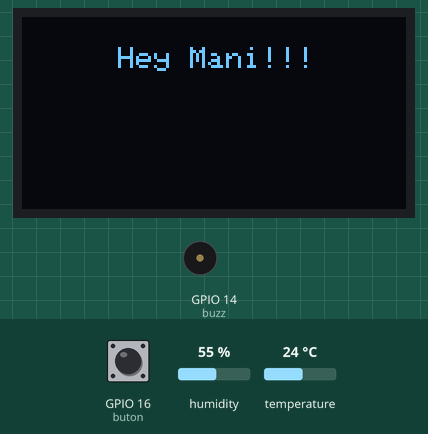
This sketch was run on a simulated ESP8266 (NodeMCU). Shown: 128×64 one-colour display, buzzer (waves = sounding, pin HIGH). The test bench sets the inputs (shaded band); at power-on: humidity 55 %, temperature 24 °C, GPIO 16 (buton) LOW. WiFi joins after 1.5 s; servers stay silent unless stated; what the sketch prints to the serial monitor is not drawn.

Above: at 2.1 s.
At 7.7 s:
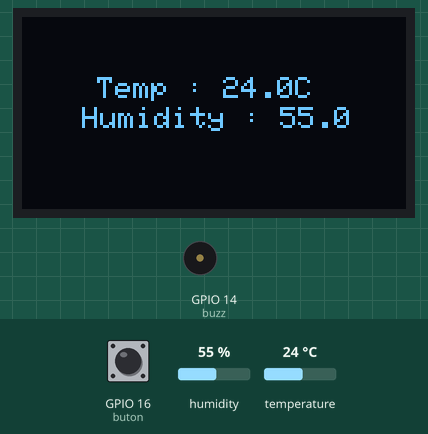
7.8 s: humidity set to 22 %
At 9.8 s:
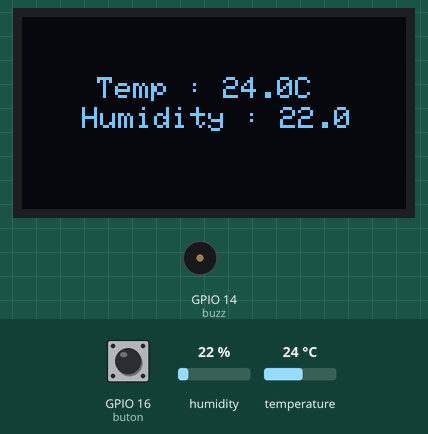
10.1 s: temperature set to 12 °C
At 11.1 s:
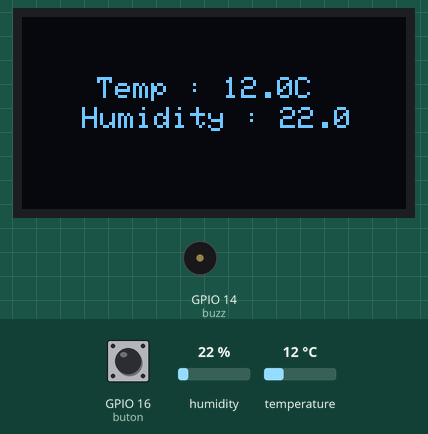
13.9 s: humidity set to 40 %
At 15.8 s:
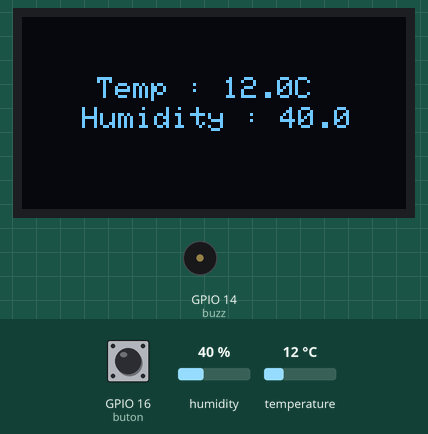
16.3 s: temperature set to 19 °C
Timing chart, 0 to 19.3 s (numbered marks = the images above; inputs shaded):
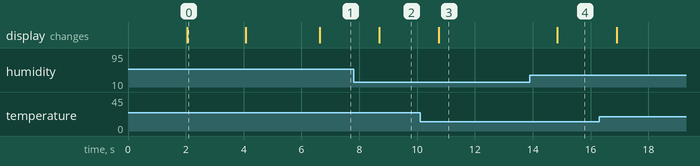

Measured:
- after the input at 7.8 s, the display: changes after 0.89 s (image 2)
- after the input at 10.1 s, the display: changes after 0.64 s (image 3)
- after the input at 13.9 s, the display: changes after 0.95 s (image 4)
- what the display in image 0 shows lasts 2.0 s, from 2.1 s to 4.1 s

The sketch:

Project.ino
```cpp
#include <ESP8266WiFi.h>
#include <ESP8266WebServer.h>
#include <Wire.h>
#include <Adafruit_SSD1306.h>
#include <Adafruit_Sensor.h>
#include <DHT.h>
#include <DHT_U.h>

#define pin 02
#define buzz 14
#define buton 16
#define DHTTYPE DHT11
DHT dht(pin, DHTTYPE);

#define D_W 128
#define D_H 64

//global variables
int flag = 0;
int swtch = 0;

Adafruit_SSD1306 oled(D_W, D_H, &Wire, -1);

// SSID and Password for network connection
#define SSID "MANI SURYA TEJA's S23"
#define passwd "kkkkkkkk"

float humidity;
float Temp;
float TempF;
float set;
float threshold = 1000; // Default threshold value

ESP8266WebServer server(80);

const char* htmlPage = R"rawliteral(
<!DOCTYPE html>
<html>
<head>
  <title>Threshold Input</title>
</head>
<body>
  <h1>Set Humidity Threshold</h1>

  <form action="/setThreshold" method="post">
    <label for="threshold">Threshold:</label>
    <input type="text" id="threshold" name="threshold">
    <input type="submit" value="Submit">
  </form>

  <h2>Current Threshold: <span id="currentThreshold"></span></h2>
  <h2>Current Humidity: <span id="currentHumidity"></span></h2>
  <h2>Current Temperature: <span id="currentTemperature"></span></h2>

  <script>
    function fetchCurrentData() {
      fetch('/getCurrentData')
      .then(response => response.json())
      .then(data => {
        document.getElementById('currentThreshold').innerText = data.threshold;
        document.getElementById('currentHumidity').innerText = data.humidity;
        document.getElementById('currentTemperature').innerText = data.temperature;
      });
    }
    setInterval(fetchCurrentData, 2000); // Fetch current data every 2 seconds
    window.onload = fetchCurrentData;
  </script>
</body>
</html>
)rawliteral";

void readings() {
  humidity = dht.readHumidity();
  Temp = dht.readTemperature();
  TempF = dht.readTemperature(true);

  //clearing the screen for every reading
  oled.clearDisplay();
  oled.setCursor(25, 20);
  oled.printf("Temp : %.1fC\n", Temp);
  oled.setCursor(20, 30);
  oled.printf("Humidity : %.1f", humidity);
  oled.display();
}

void handleRoot() {
  //Home Page
  server.send(200, "text/html", htmlPage);
}

void handleSetThreshold() {
  //Taking input from the form and projecting the given value in next page
  if (server.hasArg("threshold")) {
    threshold = server.arg("threshold").toFloat();
    server.send(200, "text/html", "Threshold set to: " + String(threshold) + "<br><a href='/'>Back</a>");
  } else {
    server.send(200, "text/html", "Invalid Input<br><a href='/'>Back</a>");
  }
}

void handleGetCurrentData() {
  //Streams the Live Data
  String json = "{\"threshold\":" + String(threshold) + ",\"humidity\":" + String(humidity) + ",\"temperature\":" + String(Temp) + "}";
  server.send(200, "application/json", json);
}

void setup() {
  // Serialport for monitoring the data
  Serial.begin(115200);
  pinMode(pin, INPUT);
  pinMode(buzz, OUTPUT);
  pinMode(buton, INPUT);


  if (!oled.begin(SSD1306_SWITCHCAPVCC, 0x3C)) {
    Serial.println(F("SSD1306 allocation failed"));
  }

  delay(2000);         // wait for initializing
  oled.clearDisplay(); // clear display

  oled.setTextSize(1);
  oled.setTextColor(WHITE);
  oled.setCursor(32, 10);
  oled.println("Hey Mani!!!");
  oled.display();
  delay(2000);
  oled.println("Check out Today's Weather!!");
  oled.display();
  delay(1000);

  //Commands to connect to a network
  dht.begin();
  WiFi.begin(SSID, passwd);

  //tries for unlimited times with delay of 500ms
  while (WiFi.status() != WL_CONNECTED) {
    delay(500);
    Serial.print(".");
  }
  Serial.println("");
  Serial.println("WiFi connected");


  server.on("/", handleRoot);
  server.on("/setThreshold", HTTP_POST, handleSetThreshold);
  server.on("/getCurrentData", HTTP_GET, handleGetCurrentData);
  server.begin();
  Serial.println("HTTP server started");
  Serial.println(WiFi.localIP());
}

void loop() {
  server.handleClient();
  readings();
  // here swtch is a variable to decide the buzzer's availability
  // if swtch==1 means it is blocked else buzzer can sound
  if ((humidity > threshold) && (swtch == 0)) {
    tone(buzz, 100);
  }
  flag = digitalRead(buton);
  if (flag) {
    Serial.println("Pressed");
    noTone(buzz);
    swtch = 1;
  }
  if (humidity < threshold) {
    swtch = 0;
    noTone(buzz);
  }
  delay(200);
}
```
